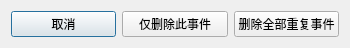
<?xml version="1.0" encoding="UTF-8"?>
<ui version="4.0">
 <class>DelEventDialog</class>
 <widget class="QDialog" name="DelEventDialog">
  <property name="geometry">
   <rect>
    <x>0</x>
    <y>0</y>
    <width>350</width>
    <height>44</height>
   </rect>
  </property>
  <property name="sizePolicy">
   <sizepolicy hsizetype="Fixed" vsizetype="Fixed">
    <horstretch>0</horstretch>
    <verstretch>0</verstretch>
   </sizepolicy>
  </property>
  <property name="windowTitle">
   <string>删除重复事件</string>
  </property>
  <layout class="QHBoxLayout" name="horizontalLayout">
   <item>
    <widget class="QPushButton" name="pushButton">
     <property name="text">
      <string>取消</string>
     </property>
    </widget>
   </item>
   <item>
    <widget class="QPushButton" name="pushButton_2">
     <property name="text">
      <string>仅删除此事件</string>
     </property>
    </widget>
   </item>
   <item>
    <widget class="QPushButton" name="pushButton_3">
     <property name="text">
      <string>删除全部重复事件</string>
     </property>
    </widget>
   </item>
  </layout>
 </widget>
 <resources/>
 <connections/>
</ui>
